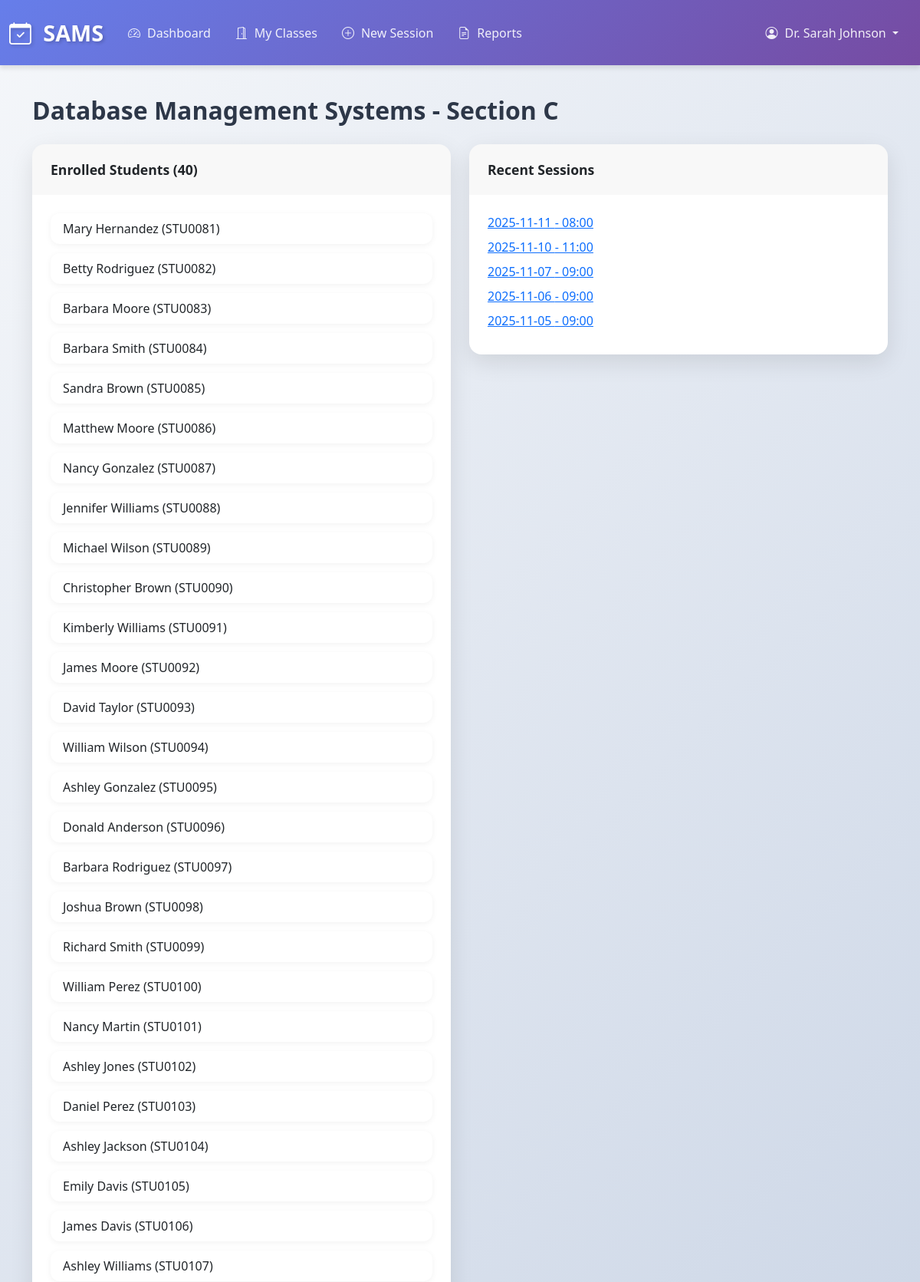
/faculty/class/5 (signed in, upper part), run on the app's committed database.
### app.py (models this page shows)
class User(db.Model):
    __tablename__ = 'users'
    id = db.Column(db.Integer, primary_key=True)
    username = db.Column(db.String(80), unique=True, nullable=False)
    email = db.Column(db.String(120), unique=True, nullable=False)
    password_hash = db.Column(db.String(200), nullable=False)
    role = db.Column(db.String(20), nullable=False)
    full_name = db.Column(db.String(100), nullable=False)
    created_at = db.Column(db.DateTime, default=datetime.utcnow)
    is_active = db.Column(db.Boolean, default=True)

class Course(db.Model):
    __tablename__ = 'courses'
    id = db.Column(db.Integer, primary_key=True)
    course_code = db.Column(db.String(20), unique=True, nullable=False)
    course_name = db.Column(db.String(100), nullable=False)
    department = db.Column(db.String(100))
    credits = db.Column(db.Integer)
    year = db.Column(db.Integer)
    semester = db.Column(db.Integer)

class Class(db.Model):
    __tablename__ = 'classes'
    id = db.Column(db.Integer, primary_key=True)
    course_id = db.Column(db.Integer, db.ForeignKey('courses.id'), nullable=False)
    faculty_id = db.Column(db.Integer, db.ForeignKey('faculty.id'), nullable=False)
    section = db.Column(db.String(10))
    schedule = db.Column(db.String(100))
    room = db.Column(db.String(20))
    course = db.relationship('Course', backref='classes')
    faculty = db.relationship('Faculty', backref='classes')

class Enrollment(db.Model):
    __tablename__ = 'enrollments'
    id = db.Column(db.Integer, primary_key=True)
    student_id = db.Column(db.Integer, db.ForeignKey('students.id'), nullable=False)
    class_id = db.Column(db.Integer, db.ForeignKey('classes.id'), nullable=False)
    enrollment_date = db.Column(db.DateTime, default=datetime.utcnow)
    student = db.relationship('Student', backref='enrollments')
    class_ref = db.relationship('Class', backref='enrollments')

class Student(db.Model):
    __tablename__ = 'students'
    id = db.Column(db.Integer, primary_key=True)
    user_id = db.Column(db.Integer, db.ForeignKey('users.id'), nullable=False)
    student_id = db.Column(db.String(20), unique=True, nullable=False)
    department = db.Column(db.String(100))
    year = db.Column(db.Integer)
    section = db.Column(db.String(10))
    parent_email = db.Column(db.String(120))
    parent_phone = db.Column(db.String(20))
    user = db.relationship('User', backref='student_profile')

class AttendanceSession(db.Model):
    __tablename__ = 'attendance_sessions'
    id = db.Column(db.Integer, primary_key=True)
    class_id = db.Column(db.Integer, db.ForeignKey('classes.id'), nullable=False)
    date = db.Column(db.Date, nullable=False)
    start_time = db.Column(db.Time, nullable=False)
    end_time = db.Column(db.Time, nullable=False)
    created_by = db.Column(db.Integer, db.ForeignKey('users.id'))
    created_at = db.Column(db.DateTime, default=datetime.utcnow)
    is_active = db.Column(db.Boolean, default=True)
    class_ref = db.relationship('Class', backref='attendance_sessions')

### app.py (the view)
@app.route('/faculty/class/<int:class_id>')
@role_required('faculty')
def faculty_class_detail(class_id):
    class_obj = Class.query.get_or_404(class_id)
    faculty = get_current_faculty()
    if not faculty:
        return redirect(url_for('login'))
    if class_obj.faculty_id != faculty.id:
        flash('You do not have access to this class.', 'danger')
        return redirect(url_for('faculty_classes'))
    enrollments = Enrollment.query.filter_by(class_id=class_id).all()
    sessions = AttendanceSession.query.filter_by(class_id=class_id)\
                                     .order_by(AttendanceSession.date.desc()).all()
    return render_template('faculty/class_detail.html',
                         class_obj=class_obj,
                         enrollments=enrollments,
                         sessions=sessions)

### app.py (called while the page is built)
@app.before_request
def check_session_timeout():
    if 'user_id' in session:
        session.permanent = True
        last_activity = session.get('last_activity')
        if last_activity:
            last_activity_time = datetime.fromisoformat(last_activity)
            if datetime.now() - last_activity_time > timedelta(minutes=30):
                session.clear()
                flash('Your session has expired. Please log in again.', 'warning')
                return redirect(url_for('login'))
        session['last_activity'] = datetime.now().isoformat()

def role_required(*roles):
    def decorator(f):
        @wraps(f)
        def decorated_function(*args, **kwargs):
            if 'user_id' not in session:
                flash('Please log in to access this page.', 'warning')
                return redirect(url_for('login'))
            user = User.query.get(session['user_id'])
            if not user:
                session.clear()
                flash('Your session is invalid. Please log in again.', 'warning')
                return redirect(url_for('login'))
            if user.role not in roles:
                flash('You do not have permission to access this page.', 'danger')
                return redirect(url_for('dashboard'))
            return f(*args, **kwargs)
        return decorated_function
    return decorator

def get_current_faculty():
    faculty = Faculty.query.filter_by(user_id=session.get('user_id')).first()
    if not faculty:
        session.clear()
        flash('Faculty profile not found. Please contact admin.', 'danger')
        return None
    return faculty

### templates/faculty/class_detail.html
{% extends "base.html" %}
{% block content %}
<h2>{{ class_obj.course.course_name }} - Section {{ class_obj.section }}</h2>
<div class="row">
    <div class="col-md-6">
        <div class="card">
            <div class="card-header">Enrolled Students ({{ enrollments|length }})</div>
            <div class="card-body">
                <ul class="list-group">
                {% for enrollment in enrollments %}
                    <li class="list-group-item">{{ enrollment.student.user.full_name }} ({{ enrollment.student.student_id }})</li>
                {% endfor %}
                </ul>
            </div>
        </div>
    </div>
    <div class="col-md-6">
        <div class="card">
            <div class="card-header">Recent Sessions</div>
            <div class="card-body">
                {% for session in sessions[:5] %}
                <div class="mb-2">
                    <a href="{{ url_for('faculty_session_detail', session_id=session.id) }}">
                        {{ session.date }} - {{ session.start_time.strftime('%H:%M') }}
                    </a>
                </div>
                {% endfor %}
            </div>
        </div>
    </div>
</div>
{% endblock %}

### templates/base.html (shortened to what this page needs)
<!DOCTYPE html>
<html lang="en">
<head>
    <link href="https://cdn.jsdelivr.net/npm/bootstrap@5.3.0/dist/css/bootstrap.min.css" rel="stylesheet">
    <link rel="stylesheet" href="https://cdn.jsdelivr.net/npm/bootstrap-icons@1.10.0/font/bootstrap-icons.css">
    <link rel="stylesheet" href="{{ url_for('static', filename='css/style.css') }}">
</head>
<body>
    {% if session.user_id %}
    <nav class="navbar navbar-expand-lg navbar-dark bg-primary">
        <div class="container-fluid">
            <a class="navbar-brand" href="{{ url_for('dashboard') }}">
                <i class="bi bi-calendar-check"></i> SAMS
            </a>
            <div class="collapse navbar-collapse" id="navbarNav">
                <ul class="navbar-nav me-auto">
                    {% if session.role == 'admin' %}
                    <li class="nav-item">
                        <a class="nav-link" href="{{ url_for('admin_dashboard') }}">
                            <i class="bi bi-speedometer2"></i> Dashboard
                        </a>
                    </li>
                    <li class="nav-item">
                        <a class="nav-link" href="{{ url_for('admin_users') }}">
                            <i class="bi bi-people"></i> Users
                        </a>
                    </li>
                    <li class="nav-item">
                        <a class="nav-link" href="{{ url_for('admin_courses') }}">
                            <i class="bi bi-book"></i> Courses
                        </a>
                    </li>
                    <li class="nav-item">
                        <a class="nav-link" href="{{ url_for('admin_classes') }}">
                            <i class="bi bi-door-open"></i> Classes
                        </a>
                    </li>
                    <li class="nav-item">
                        <a class="nav-link" href="{{ url_for('admin_reports') }}">
                            <i class="bi bi-file-earmark-text"></i> Reports
                        </a>
                    </li>
                    {% elif session.role == 'faculty' %}
                    <li class="nav-item">
                        <a class="nav-link" href="{{ url_for('faculty_dashboard') }}">
                            <i class="bi bi-speedometer2"></i> Dashboard
                        </a>
                    </li>
                    <li class="nav-item">
                        <a class="nav-link" href="{{ url_for('faculty_classes') }}">
                            <i class="bi bi-door-open"></i> My Classes
                        </a>
                    </li>
                    <li class="nav-item">
                        <a class="nav-link" href="{{ url_for('faculty_create_session') }}">
                            <i class="bi bi-plus-circle"></i> New Session
                        </a>
                    </li>
                    <li class="nav-item">
                        <a class="nav-link" href="{{ url_for('faculty_reports') }}">
                            <i class="bi bi-file-earmark-text"></i> Reports
                        </a>
                    </li>
                    {% endif %}
                </ul>
                <ul class="navbar-nav">
                    <li class="nav-item dropdown">
                        <a class="nav-link dropdown-toggle" href="#" id="navbarDropdown" role="button" data-bs-toggle="dropdown">
                            <i class="bi bi-person-circle"></i> {{ session.full_name }}
                        </a>
                    </li>
                </ul>
            </div>
        </div>
    </nav>
    {% endif %}
    <main class="container my-4">
        {% block content %}{% endblock %}
    </main>
</body>
</html>

### static/css/style.css (style rules this page uses)
:root { --primary-gradient: linear-gradient(135deg, #667eea 0%, #764ba2 100%); --success-gradient: linear-gradient(135deg, #11998e 0%, #38ef7d 100%); --info-gradient: linear-gradient(135deg, #2193b0 0%, #6dd5ed 100%); --warning-gradient: linear-gradient(135deg, #f093fb 0%, #f5576c 100%); --danger-gradient: linear-gradient(135deg, #fa709a 0%, #fee140 100%); --dark-gradient: linear-gradient(135deg, #434343 0%, #000000 100%); }
* { margin: 0; padding: 0; box-sizing: border-box; }
body { background: linear-gradient(135deg, #f5f7fa 0%, #c3cfe2 100%); min-height: 100vh; display: flex; flex-direction: column; font-family: 'Segoe UI', Tahoma, Geneva, Verdana, sans-serif; color: #2d3748; }
main { flex: 1; }
.navbar { background: var(--primary-gradient) !important; box-shadow: 0 4px 6px rgba(0,0,0,0.1); padding: 1rem 0; }
.navbar-brand { font-weight: 700; font-size: 1.8rem; color: white !important; text-shadow: 2px 2px 4px rgba(0,0,0,0.2); transition: transform 0.3s ease; }
.navbar-brand i { margin-right: 0.5rem; animation: pulse 2s infinite; }
.nav-link { color: rgba(255,255,255,0.9) !important; font-weight: 500; transition: all 0.3s ease; padding: 0.5rem 1rem !important; border-radius: 0.5rem; }
.nav-link i { margin-right: 0.3rem; }
.card { border: none; border-radius: 1rem; box-shadow: 0 10px 30px rgba(0,0,0,0.1); margin-bottom: 2rem; transition: all 0.3s ease; overflow: hidden; }
.card-header { font-weight: 600; font-size: 1.1rem; border-bottom: none; padding: 1.25rem 1.5rem; }
.card-body { padding: 1.5rem; }
.list-group-item { border: none; border-radius: 0.75rem !important; margin-bottom: 0.75rem; transition: all 0.3s ease; box-shadow: 0 2px 8px rgba(0,0,0,0.05); }
h1, h2, h3, h4, h5, h6 { color: #2d3748; font-weight: 700; margin-bottom: 1.5rem; }
h2 { font-size: 2rem; }

### data on the page
User: full_name "Dr. Sarah Johnson"
Course: course.course_name "Database Management Systems"
Class: section "C"
Enrollment: student.user.full_name "Mary Hernandez", student.student_id "STU0081"
Enrollment: student.user.full_name "Betty Rodriguez", student.student_id "STU0082"
Enrollment: student.user.full_name "Barbara Moore", student.student_id "STU0083"
Enrollment: student.user.full_name "Barbara Smith", student.student_id "STU0084"
Enrollment: student.user.full_name "Sandra Brown", student.student_id "STU0085"
Enrollment: student.user.full_name "Matthew Moore", student.student_id "STU0086"
Enrollment: student.user.full_name "Nancy Gonzalez", student.student_id "STU0087"
Enrollment: student.user.full_name "Jennifer Williams", student.student_id "STU0088"
Enrollment: student.user.full_name "Michael Wilson", student.student_id "STU0089"
Enrollment: student.user.full_name "Christopher Brown", student.student_id "STU0090"
Enrollment: student.user.full_name "Kimberly Williams", student.student_id "STU0091"
Enrollment: student.user.full_name "James Moore", student.student_id "STU0092"
Enrollment: student.user.full_name "David Taylor", student.student_id "STU0093"
Enrollment: student.user.full_name "William Wilson", student.student_id "STU0094"
Enrollment: student.user.full_name "Ashley Gonzalez", student.student_id "STU0095"
Enrollment: student.user.full_name "Donald Anderson", student.student_id "STU0096"
Enrollment: student.user.full_name "Barbara Rodriguez", student.student_id "STU0097"
Enrollment: student.user.full_name "Joshua Brown", student.student_id "STU0098"
Enrollment: student.user.full_name "Richard Smith", student.student_id "STU0099"
Enrollment: student.user.full_name "William Perez", student.student_id "STU0100"
Enrollment: student.user.full_name "Nancy Martin", student.student_id "STU0101"
Enrollment: student.user.full_name "Ashley Jones", student.student_id "STU0102"
Enrollment: student.user.full_name "Daniel Perez", student.student_id "STU0103"
Enrollment: student.user.full_name "Ashley Jackson", student.student_id "STU0104"
Enrollment: student.user.full_name "Emily Davis", student.student_id "STU0105"
Enrollment: student.user.full_name "James Davis", student.student_id "STU0106"
Enrollment: student.user.full_name "Ashley Williams", student.student_id "STU0107"
AttendanceSession: date "2025-11-11", start_time "08:00"
AttendanceSession: date "2025-11-10", start_time "11:00"
AttendanceSession: date "2025-11-07", start_time "09:00"
AttendanceSession: date "2025-11-06", start_time "09:00"
AttendanceSession: date "2025-11-05", start_time "09:00"

### other printed values
{{ enrollments|length }} "40"
